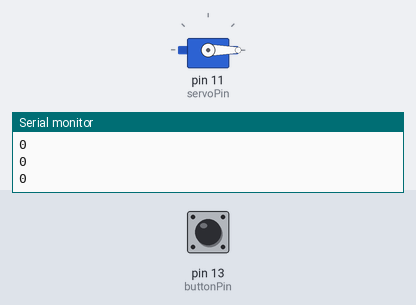
Bench run of a sketch on a simulated Arduino Uno, built with avr-gcc and run on an emulated ATmega328P. On the bench: servo, the last lines printed to the serial monitor. The test bench sets the inputs (shaded band); at power-on: pin 13 (buttonPin) LOW.

Above: at 2.8 s.
2.9 s: pin 13 (buttonPin) pulled HIGH for 3.2 s
At 6.7 s:
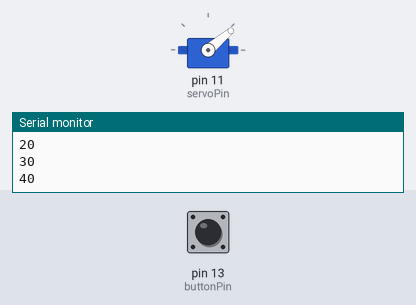
7.6 s: pin 13 (buttonPin) pulled HIGH for 3.2 s
At 11.0 s:
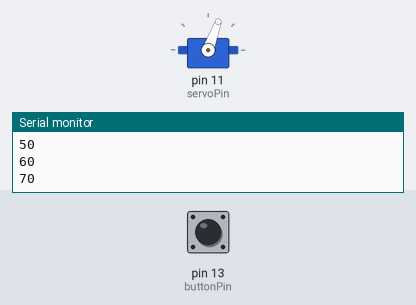
12.3 s: pin 13 (buttonPin) pulled HIGH for 1.2 s
At 13.3 s:
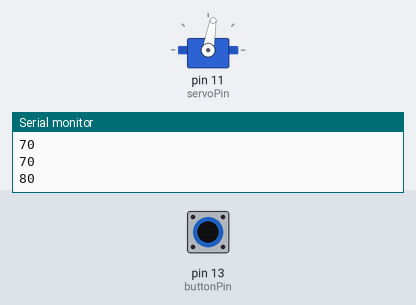
15.0 s: pin 13 (buttonPin) pulled HIGH for 1.2 s
At 16.8 s:
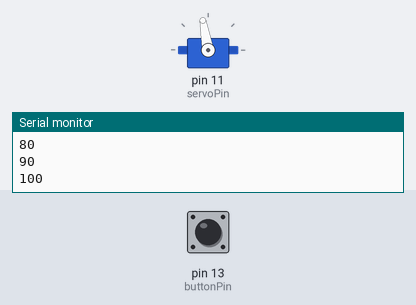
17.7 s: pin 13 (buttonPin) pulled HIGH for 3.2 s
At 21.1 s:
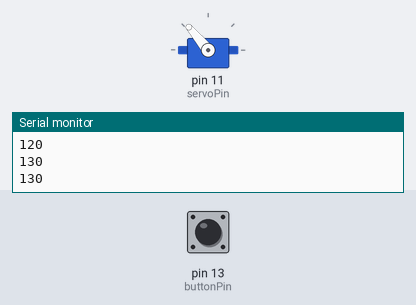
22.4 s: pin 13 (buttonPin) pulled HIGH for 1.2 s
At 23.4 s:
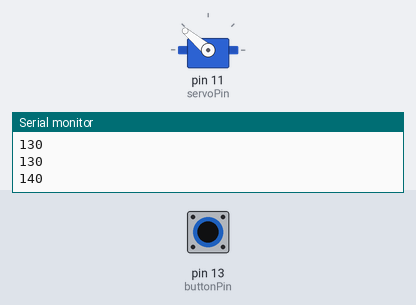
Timing chart, 0 to 25.4 s (numbered marks = the images above; inputs shaded):
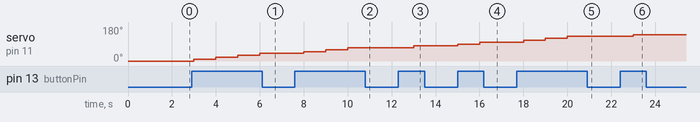

The sketch:

Assignment1_Button_Servo.ino
```cpp
#include <Servo.h>

//Servo initialization
Servo myServo;

//Initialization of Pin Numebrs on Arduino
int ledPin = 12;
int buttonPin = 13;
int servoPin = 11;

//Initialization of button pressed and angle of servo
int buttonValue;
int angle;

void setup()
{
  //serial port at 9600 bits/sec
  Serial.begin(9600);

  //attach the servo to the pin
  myServo.attach(servoPin);

  //set the servo angle to 0
  myServo.write(0);
}

void loop()
{
  //read the current angle of the arduino
  angle = myServo.read();

  //read the if the button is pushed
  buttonValue = digitalRead(buttonPin);

  //if button is pushed
  if (buttonValue == HIGH)
  {
    //light the LED
    digitalWrite(ledPin, HIGH);
    int temp = angle;   //set temporary value to angle
    angle = temp + 10;  //add 10 to the current angle read

    //if the angle is greater than 180 set the angle and the servo back to 0
    if (angle > 180)
    {
      myServo.write(0);
      angle = 0;
    }

    //write the angle to the servo
    myServo.write(angle);
  }
  else
  {
    //button not pushed so don't light LED
    digitalWrite(ledPin, LOW);
  }

  //print the current angle to the serial monitor
  Serial.println(angle);

  //delay 1 second
  delay(1000);
}
```

Measured:
- after the input at 2.9 s, servo on pin 11 (servoPin): 0° → 10° after 0.10 s, → 20° 1.0 s later, → 30° 1.0 s later, → 40° 1.0 s later
- after the input at 7.6 s, servo on pin 11 (servoPin): 40° → 50° after 0.40 s, → 60° 1.0 s later, → 70° 1.0 s later
- after the input at 12.3 s, servo on pin 11 (servoPin): 70° → 80° after 0.70 s
- after the input at 15.0 s, servo on pin 11 (servoPin): 80° → 90° at once, → 100° 1.0 s later
- after the input at 17.7 s, servo on pin 11 (servoPin): 100° → 110° after 0.30 s, → 120° 1.0 s later, → 130° 1.0 s later
- after the input at 22.4 s, servo on pin 11 (servoPin): 130° → 140° after 0.60 s
